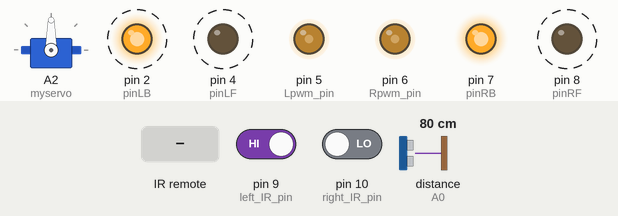
Bench run of a sketch on a simulated Arduino Uno, built with avr-gcc and run on an emulated ATmega328P. Shown: servo, output pins drawn as LEDs (lit = HIGH). Wiring (inferred from the names in the program): ultrasonic range finder: trigger A1; echo A0. Dashed ring = blinking. Inputs (shaded band) come from the test bench; at power-on: distance to the obstacle (sensor on A0) 80 cm, pin 10 (right_IR_pin) LOW, pin 9 (left_IR_pin) HIGH. The echo pulse lasts 58.3 µs per cm; random numbers use the default seed unless the sketch sets one; pins used as bus, display or sensor lines are not drawn; what the sketch prints to the serial monitor is not drawn.

Above: at 0.9 s.
1.7 s: distance to the obstacle (sensor on A0) set to 18 cm
5.4 s: distance to the obstacle (sensor on A0) set to 14 cm
8.9 s: pin 10 (right_IR_pin) driven HIGH
12.6 s: infrared code 0x00FFA25D received
At 15.3 s:
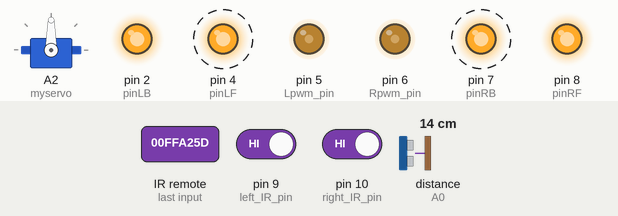
At 15.8 s:
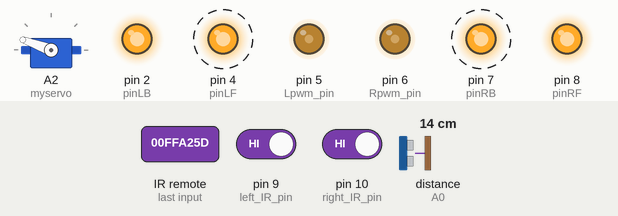
16.3 s: distance to the obstacle (sensor on A0) set to 19 cm
At 18.2 s:
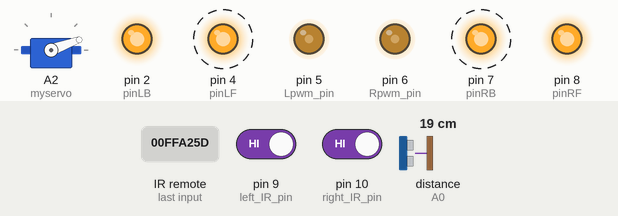
19.8 s: distance to the obstacle (sensor on A0) set to 23 cm
At 20.9 s:
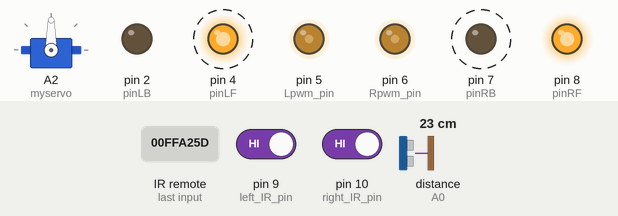
Timing chart, 0 to 22.8 s (numbered marks = the images above; inputs shaded):
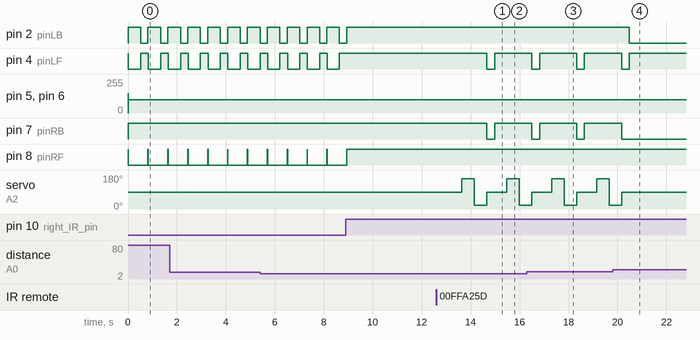

The sketch:

NOTRE_PROG_Final.ino
```cpp
#include <IRremote.h>
#include <Servo.h>

// === Définition des broches moteurs ===
#define Lpwm_pin  5
#define Rpwm_pin  6
int pinLB = 2;
int pinLF = 4;
int pinRB = 7;
int pinRF = 8;

// === Capteur à ultrasons ===
#define trigPin A1
#define echoPin A0
Servo myservo;

// === Capteurs IR de ligne noire ===
#define left_IR_pin 9
#define right_IR_pin 10
volatile int left_IR_Sensor = 0;
volatile int right_IR_Sensor = 0;

// === Télécommande IR ===
int RECV_PIN = 12;
IRrecv irrecv(RECV_PIN);
decode_results results;

// === Codes télécommande ===
#define IR_Forward  0x00FF18E7
#define IR_Back     0x00FF4AB5
#define IR_Left     0x00FF10EF
#define IR_Right    0x00FF5AA5
#define IR_Stop     0x00FF38C7
#define IR_Mode     0x00FFA25D // CH

// === Variables globales ===
unsigned char Lpwm_val = 150;
unsigned char Rpwm_val = 150;
volatile int DL, DM, DR;
int mode = 0;

// === Fonctions moteurs ===
void M_Control_IO_config() {
  pinMode(pinLB, OUTPUT); pinMode(pinLF, OUTPUT);
  pinMode(pinRB, OUTPUT); pinMode(pinRF, OUTPUT);
  pinMode(Lpwm_pin, OUTPUT); pinMode(Rpwm_pin, OUTPUT);
}

void Set_Speed(unsigned char pwm) {
  analogWrite(Lpwm_pin, pwm);
  analogWrite(Rpwm_pin, pwm);
}

void advance() {
  digitalWrite(pinRB, LOW); digitalWrite(pinRF, HIGH);
  digitalWrite(pinLB, LOW); digitalWrite(pinLF, HIGH);
}

void back() {
  digitalWrite(pinRB, HIGH); digitalWrite(pinRF, LOW);
  digitalWrite(pinLB, HIGH); digitalWrite(pinLF, LOW);
}

void turnL() {
  digitalWrite(pinRB, HIGH); digitalWrite(pinRF, LOW);
  digitalWrite(pinLB, LOW);  digitalWrite(pinLF, HIGH);
}

void turnR() {
  digitalWrite(pinRB, LOW);  digitalWrite(pinRF, HIGH);
  digitalWrite(pinLB, HIGH); digitalWrite(pinLF, LOW);
}

void stopp() {
  digitalWrite(pinRB, HIGH); digitalWrite(pinRF, HIGH);
  digitalWrite(pinLB, HIGH); digitalWrite(pinLF, HIGH);
}

// === Distance par ultrasons ===
float checkdistance() {
  digitalWrite(trigPin, LOW); delayMicroseconds(2);
  digitalWrite(trigPin, HIGH); delayMicroseconds(10);
  digitalWrite(trigPin, LOW);
  float distance = pulseIn(echoPin, HIGH) / 58.0;
  delay(10);
  return distance;
}

void Detect_obstacle_distance() {
  myservo.write(160); delay(500);
  DL = checkdistance();
  myservo.write(20); delay(500);
  DR = checkdistance();
  myservo.write(90);
}

// === Mode autonome : ultrasons ===
void Auto_Ultrasound() {
  DM = checkdistance();
  if (DM < 20) {
    stopp(); delay(500);
    Detect_obstacle_distance();
    if (DL > DR) {
      turnL(); delay(300);
    } else {
      turnR(); delay(300);
    }
  } else {
    advance();
  }
  Set_Speed(100);
}

// === Mode autonome : IR ligne noire ===
void Auto_IR_Line() {
  left_IR_Sensor = digitalRead(left_IR_pin);
  right_IR_Sensor = digitalRead(right_IR_pin);

  if (left_IR_Sensor == 0 && right_IR_Sensor == 0) {
    stopp(); delay(300);
    back(); delay(500);
    if (random(1, 10) > 5) turnL(); else turnR();
    delay(300);
  } else if (left_IR_Sensor == 0 && right_IR_Sensor == 1) {
    back(); delay(500); turnR(); delay(300);
  } else if (left_IR_Sensor == 1 && right_IR_Sensor == 0) {
    back(); delay(500); turnL(); delay(300);
  } else {
    advance();
  }
  Set_Speed(100);
}

// === Mode manuel avec sécurité IR + Ultrasons ===
void IR_Control() {
  // === Surveillance constante en mode manuel ===
  if (mode == 0) {
    float distance = checkdistance();
    if (distance < 15) {
      stopp();
      Serial.println("🚧 Obstacle détecté ! Arrêt d'urgence (manuel)");
    }
    left_IR_Sensor = digitalRead(left_IR_pin);
    right_IR_Sensor = digitalRead(right_IR_pin);

    if (left_IR_Sensor == 0 && right_IR_Sensor == 0) {
      stopp(); delay(300);
      back(); delay(500);
      if (random(1, 10) > 5) turnL(); else turnR();
      delay(300);
    } else if (left_IR_Sensor == 0 && right_IR_Sensor == 1) {
      stopp();
    } else if (left_IR_Sensor == 1 && right_IR_Sensor == 0) {
      stopp();
    }
    Set_Speed(100);
  }

  // === Lecture des capteurs de ligne en manuel ===
  if (mode == 0) {
    left_IR_Sensor = digitalRead(left_IR_pin);
    right_IR_Sensor = digitalRead(right_IR_pin);

    if (left_IR_Sensor == 0 && right_IR_Sensor == 0) {
      stopp(); delay(300);
      back(); delay(500);
      if (random(1, 10) > 5) turnL(); else turnR();
      delay(300); stopp();
      return;
    } else if (left_IR_Sensor == 0 && right_IR_Sensor == 1) {
      back(); delay(500); turnR(); delay(300); stopp();
      return;
    } else if (left_IR_Sensor == 1 && right_IR_Sensor == 0) {
      back(); delay(500); turnL(); delay(300); stopp();
      return;
    }
  }

  // === Lecture de la télécommande ===
  if (irrecv.decode(&results)) {
    unsigned long Key = results.value;

    if (Key == IR_Mode) {
      mode = (mode + 1) % 3;
      stopp();
      delay(500);
    }

    if (mode == 0) {
      switch (Key) {

        default:
          break;

        case IR_Forward:
          if (checkdistance() < 15) {
            stopp();
            Serial.println("Obstacle détecté ! Avance bloquée.");
          } else {
            advance();
          }
          break;

        case IR_Back:
          back(); break;

        case IR_Left:
          turnL(); delay(600); stopp(); break;

        case IR_Right:
          turnR(); delay(600); stopp(); break;

        case IR_Stop:
          stopp(); break;

      }
    }

    irrecv.resume(); // Prêt pour prochaine commande
  }
}


// === Setup ===
void setup() {
  Serial.begin(9600);
  M_Control_IO_config();
  Set_Speed(Lpwm_val);
  irrecv.enableIRIn();
  stopp();

  pinMode(trigPin, OUTPUT);
  pinMode(echoPin, INPUT);
  myservo.attach(A2);
  myservo.write(90);

  pinMode(left_IR_pin, INPUT);
  pinMode(right_IR_pin, INPUT);
  randomSeed(analogRead(A3));
}

// === Loop ===
void loop() {
  IR_Control();
  if (mode == 1) Auto_Ultrasound();
  else if (mode == 2) Auto_IR_Line();
}
```

Measured:
- the behaviour switches between 20 and 21 cm on distance to the obstacle (sensor on A0) (found by bisection; images 3 and 4)
- after the input at 12.6 s, pin 4 (pinLF), pin 7 (pinRB): HIGH → LOW after 2.1 s, → HIGH 0.31 s later; servo on A2 (myservo): 90° → 160° after 1.0 s, → 20° 0.51 s later, → 90° 0.51 s later, → 160° 0.81 s later, … (5 changes in this stretch)
- after the input at 19.8 s, pin 2 (pinLB): HIGH → LOW after 0.69 s
- by itself, pin 4 (pinLF): alternates HIGH for 0.31 s and LOW for 0.50 s
